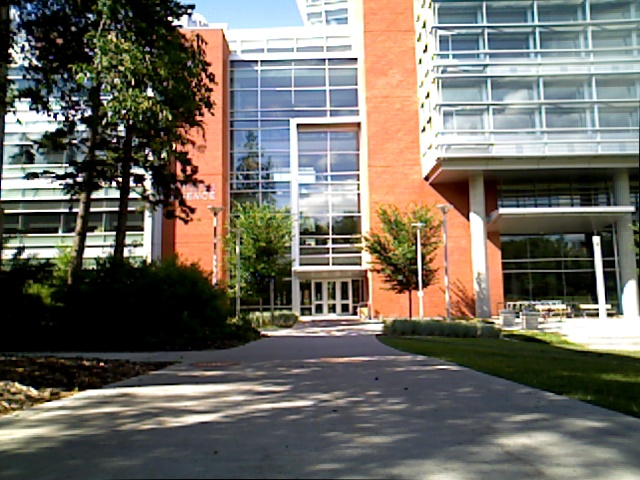
#> input picture lab01/day.jpg, 640 x 480 px
$ python part3.py   (Python 2 division)
#> lines starting #> are read from the running program, lines starting #| are printed output that depends on the picture; long printed decimals are rounded
import cv2
import numpy as np
from matplotlib import pyplot as plt

# Read in the image
img1 = cv2.imread('day.jpg', 0)
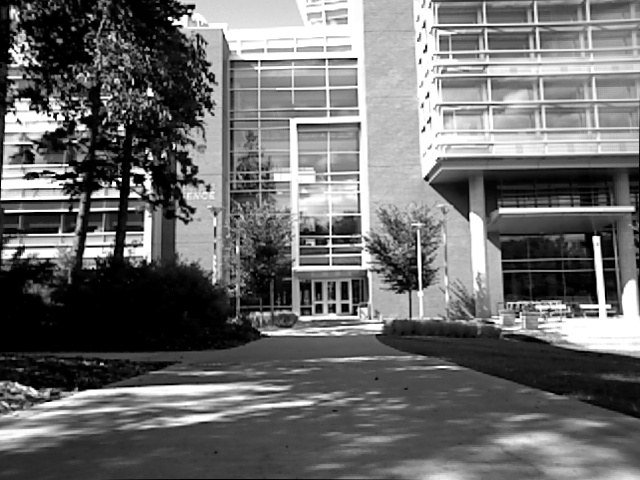
#> img1: shape (480, 640); min 0, max 255, mean 108.1

# Read in another image
img2 = cv2.imread('night.jpg', 0)
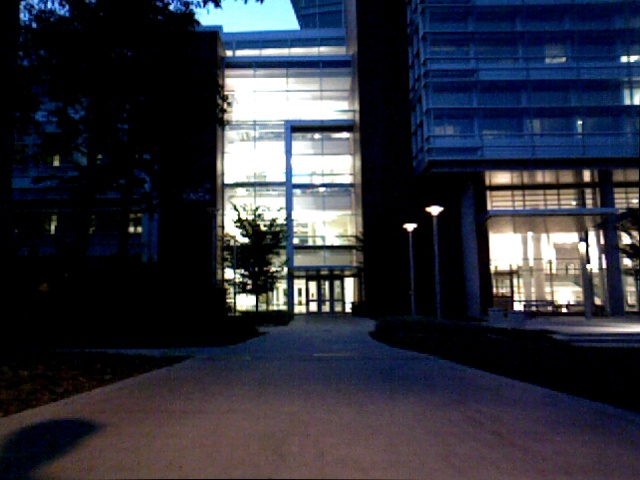
#> input picture lab01/night.jpg, 640 x 480 px
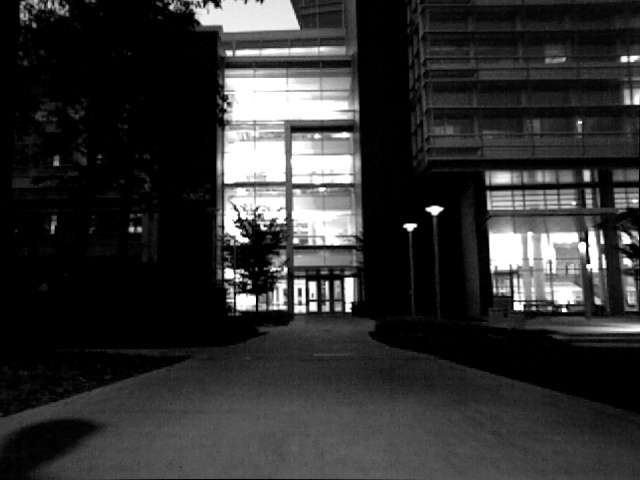
#> img2: shape (480, 640); min 0, max 255, mean 49

# Calculate the histograms
hist1 = cv2.calcHist([img1],[0],None,[256],[0,256])
#> hist1 = 256 values, max 16962 at index 0, min 385 at index 235, mean 1200
hist2 = cv2.calcHist([img2],[0],None,[256],[0,256])
#> hist2 = 256 values, max 89717 at index 0, min 125 at index 203, mean 1200

# Normalize the histograms
hist1_norm = hist1 / sum(hist1)
#> hist1_norm = 256 values, max 0.0552 at index 0, min 0.00125 at index 235, mean 0.00391
hist2_norm = hist2 / sum(hist2)
#> hist2_norm = 256 values, max 0.292 at index 0, min 0.000407 at index 203, mean 0.00391

# Calculate the Bhattacharya coefficient
# When programming, try to avoid using unnecessary loops
bc = sum(np.sqrt(np.multiply(hist1_norm, hist2_norm)))
#> bc = [0.872]

print bc
#| [0.8719]
